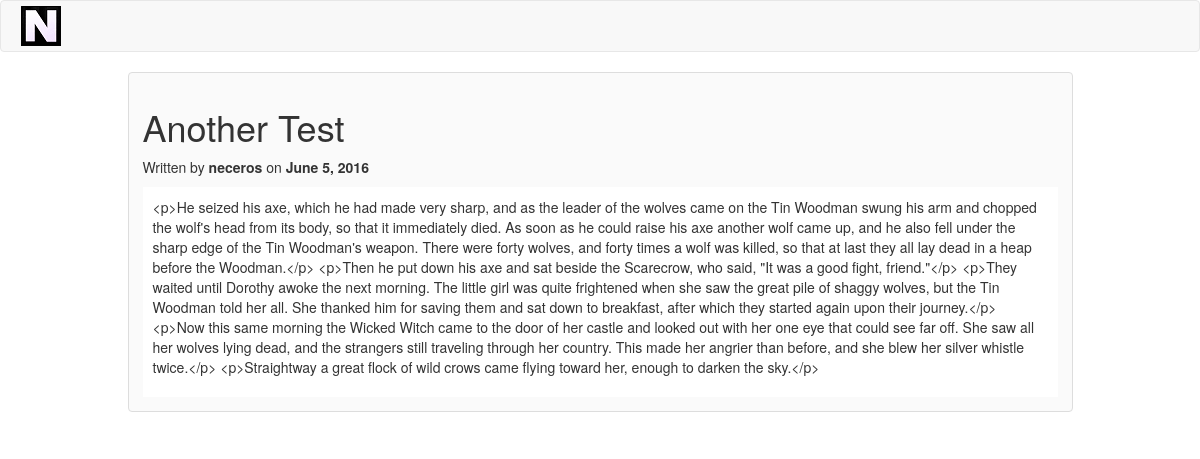
Page /another-test/ on the committed database.
### posts/models.py (models this page shows, shortened)
class Post(models.Model):
    user = models.ForeignKey(settings.AUTH_USER_MODEL, )
    title = models.CharField(max_length=200)
    content = models.TextField()
    slug = models.SlugField(max_length=200, unique=True)
    published = models.BooleanField(default=True)
    created = models.DateTimeField(auto_now_add=True)
    updated = models.DateTimeField(auto_now=True)
    tags = models.ManyToManyField(Tag)
    objects = PostQuerySet.as_manager()
    class Meta:
        verbose_name = "Blog Post"
        verbose_name_plural = "Blog Posts"
        ordering = ["-created", "-updated"]

### posts/views.py (the view)
# urls.py: url(r'^(?P<slug>[\w-]+)/$', homeview.posts_detail, name="detail")
def posts_detail(request, slug=None):
    queryset = get_object_or_404(Post, slug=slug)
    content = {
        "content": queryset,
        "title": queryset.title[0:20]
    }
    return render(request, "detail.html", content)

### templates/detail.html (shortened to what this page needs)
{% extends "base.html" %}
{% load django_markdown %}
{% block content %}
<div class="row">
    <div class="col-sm-10 col-sm-offset-1">
        <div class="thumbnail post">
            <div class="post-header">
                <h1>{{ content.title }}</h1>
                <p>Written by <strong>{{ content.user }}</strong>
                    on <strong>{{ content.created|date }}</strong>
                </p>
                <div class="post-content">
                    <p>{{ content.content|markdown }}</p>
                </div>
            </div>
        </div>
    </div>
</div>
{% endblock %}

### static/css/base.css (style rules this page uses)
.post { background-color: #fafafa; }
.post-content { padding: 10px; background-color: #FFFFFF; }
.post-header { padding: 10px; }

### rows in the picture
Post: title "Another Test", user "neceros", created "June 5, 2016", content "<p>He seized his axe, which he had made very sharp, and as the leader of the wolves came on the Tin Woodman swung his arm and chopped the wolf's head from its body, so that it immediately died. As soon as he could raise his axe another wolf came up, and he also fell under the sharp edge of the Tin Woodman's weapon. There were forty wolves, and forty times a wolf was killed, so that at last they all lay dead in a heap before the Woodman.</p> <p>Then he put down his axe and sat beside the Scarecrow, who said, \"It was a good fight, friend.\"</p> <p>They waited until Dorothy awoke the next morning. The little girl was quite frightened when she saw the great pile of shaggy wolves, but the Tin…"
